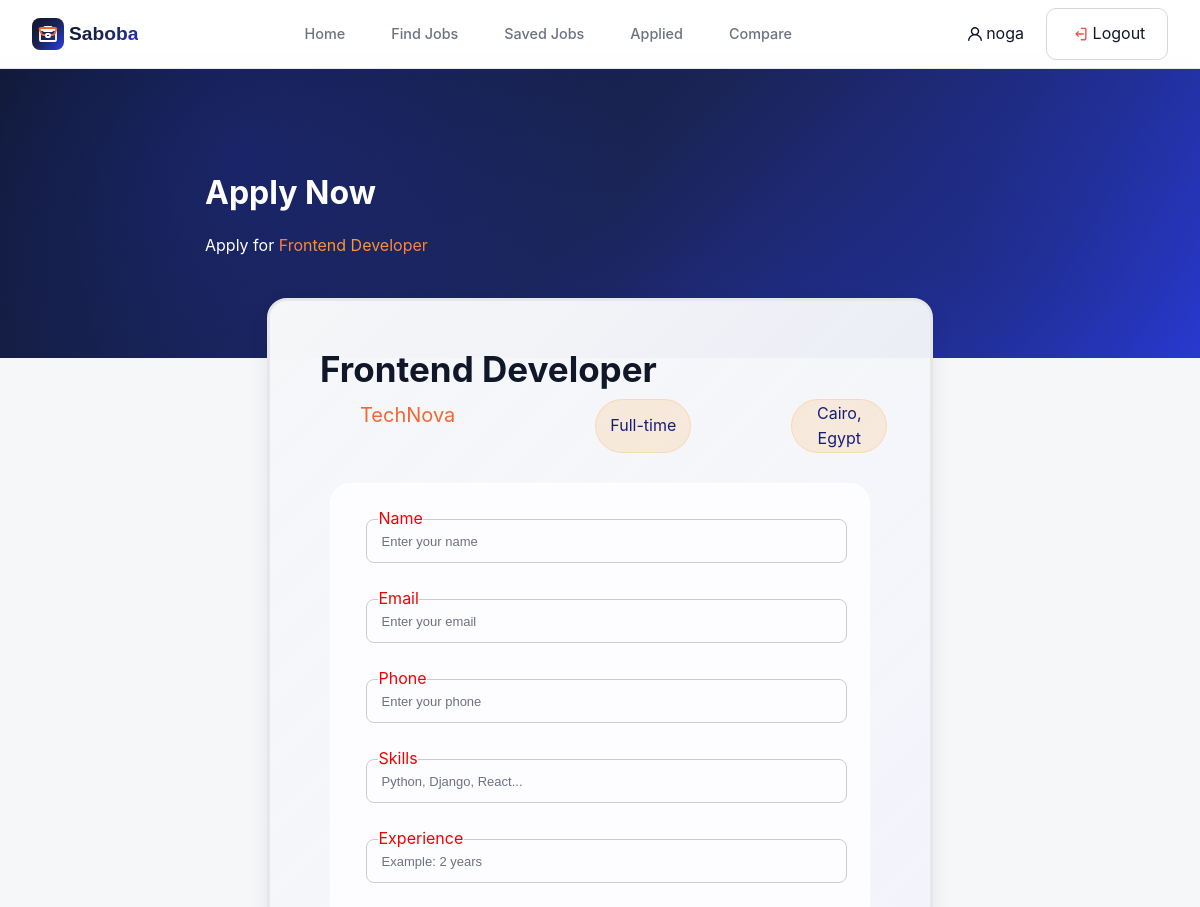
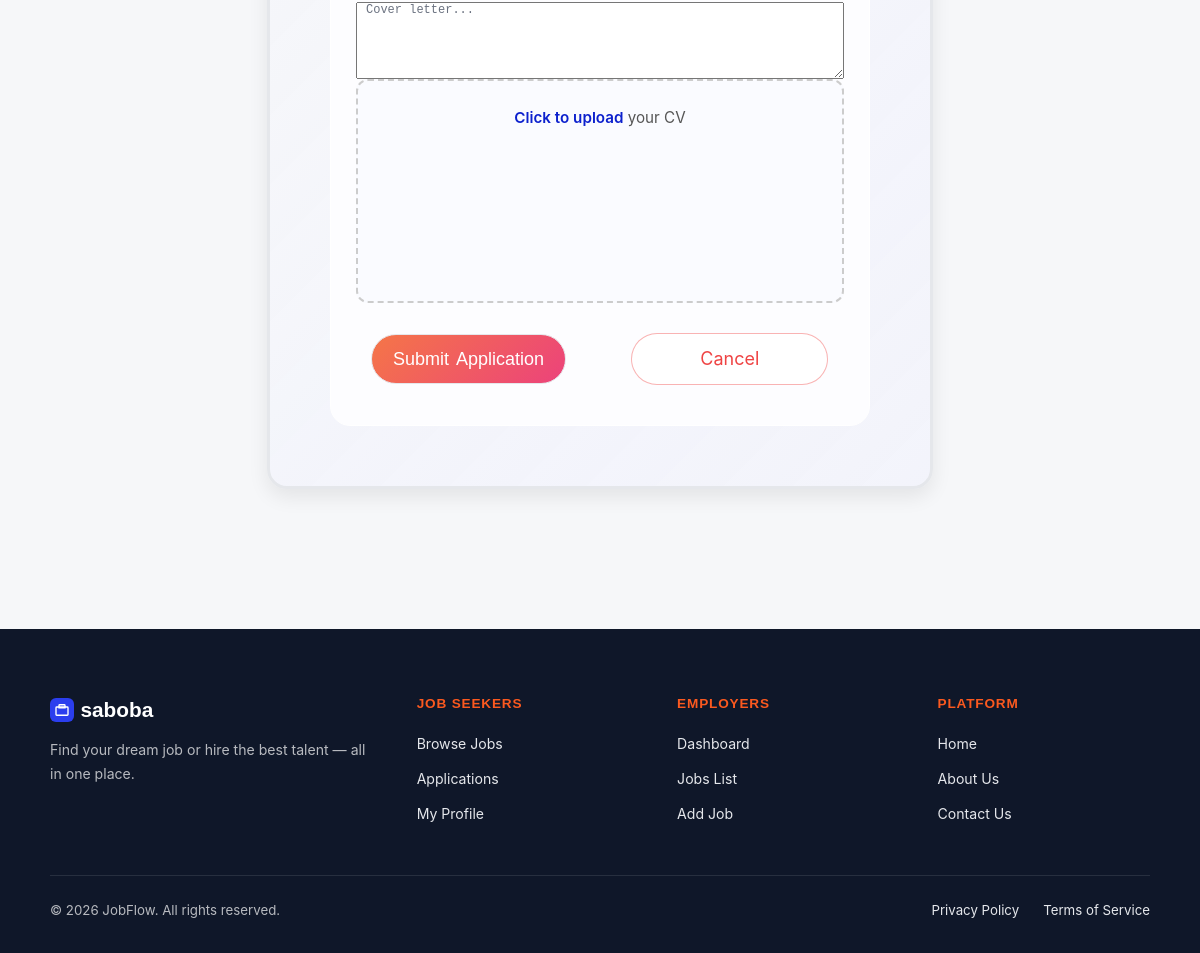
Page /applications/apply/1/ (signed in) on the committed database (2 pictures, top to bottom).
### accounts/models.py (models this page shows)
class User(AbstractUser):
    ROLE_CHOICES = [('user', 'User'), ('admin', 'Admin')]
    role     = models.CharField(max_length=10, choices=ROLE_CHOICES, default='user')
    age      = models.IntegerField(null=True, blank=True)
    gender   = models.CharField(max_length=10, blank=True)
    company  = models.CharField(max_length=200, blank=True)
    location = models.CharField(max_length=200, blank=True)

### jobs/models.py (models this page shows, shortened)
class Job(models.Model):
    cover = models.URLField()
    title = models.CharField(max_length=200)
    company = models.CharField(max_length=200)
    location = models.CharField(max_length=200)
    time = models.CharField(max_length=100)
    tags = models.JSONField()
    salary = models.CharField(max_length=100)
    type = models.CharField(max_length=100)
    exp = models.CharField(max_length=100)
    description = models.TextField()
    required = models.JSONField()
    benefit = models.JSONField()
    gallery = models.JSONField()
    companyLocation = models.CharField(max_length=200)
    employees = models.CharField(max_length=100)
    employer = models.ForeignKey(
    settings.AUTH_USER_MODEL,
    on_delete=models.CASCADE,
    null=True,
    blank=True
)

### applications/views.py (the view, shortened to what this page needs)
# urls.py: path('apply/<int:job_id>/', views.apply_job, name='apply_job'),
@login_required
def apply_job(request, job_id):
    job = get_object_or_404(Job, id=job_id)
    return render(request, 'applications/apply.html', {'job': job})

### templates/applications/apply.html (shortened to what this page needs)
{% extends "base.html" %}
{% load static %}
{% block styles %}
<link rel="stylesheet" href="{% static 'css/form.css' %}">
{% endblock %}
{% block content %}
<main>
  <div class="hero">
    <h1 class="tit">Apply Now</h1>
    <p>Apply for <span>{{ job.title }}</span></p>
  </div>
  <div class="card">
    <div class="job-details">
      <h3 class="Job-Title">{{ job.title }}</h3>
      <div class="data">
        <div class="Company">{{ job.company }}</div>
        <div class="type">{{ job.type }}</div>
        <div class="type">{{ job.location }}</div>
      </div>
    </div>
    <form method="POST" enctype="multipart/form-data">
      <div class="in">
        <input type="text" name="full_name" placeholder="Enter your name" required>
        <label>Name</label>
      </div>
      <div class="in">
        <input type="email" name="email" placeholder="Enter your email" required>
        <label>Email</label>
      </div>
      <div class="in">
        <input type="text" name="phone" placeholder="Enter your phone" required>
        <label>Phone</label>
      </div>
      <div class="in">
        <input type="text" name="skills" placeholder="Python, Django, React..." required>
        <label>Skills</label>
      </div>
      <div class="in">
        <input type="text" name="experience" placeholder="Example: 2 years" required>
        <label>Experience</label>
      </div>
      <textarea name="cover_letter" placeholder="Cover letter..." rows="5"></textarea>
      <label for="cv" class="cv-upload">
        <p><span>Click to upload</span> your CV</p>
      </label>
      <div class="btn">
        <button type="submit" class="submit">Submit Application</button>
        <a href="{% url 'jobDetails' job.id %}" class="ca">Cancel</a>
      </div>
    </form>
  </div>
</main>
{% endblock %}

### templates/navbar.html (shortened to what this page needs)
<header>
    <nav class="nav">
        <a href="/" class="logo">
            <p class="slog">Saboba</p>
        </a>
        <ul class="links">
            <li><a href="/">Home</a></li>
            <li><a href="/jobs/search/">Find Jobs</a></li>
            {% if user.is_authenticated %}
            {% if user.role == "admin" %}
            <li><a href="/jobs/dashboard/">Dashboard</a></li>
            <li><a href="/jobs/joblist/">Joblist</a></li>
            <li><a href="/jobs/add/">Add Job</a></li>
            <li><a href="{% url 'admin_applications' %}">Applications</a></li>
            {% else %}
            <li><a href="{% url 'saved_jobs' %}">Saved Jobs</a></li>
            <li><a href="{% url 'my_applications' %}">Applied</a></li>
            <li><a href="/jobs/compare/">Compare</a></li>
            {% endif %}
            {% endif %}
        </ul>
        <div class="right">
            <div class="logs">
                {% if user.is_authenticated %}
                <a href="/accounts/profile/" class="profile">
                    {{ user.username }}
                </a>
                <a href="/accounts/logout/" class="logout">Logout</a>
                {% else %}
                <a href="/accounts/login/" class="login">Log in</a>
                <a href="/accounts/signup/" class="signup">Sign up</a>
                {% endif %}
            </div>
        </div>
    </nav>
</header>

### static/css/navbar.css (style rules this page uses)
html { scroll-behavior: smooth; }
body { position: relative; font-family: 'Inter', sans-serif; background: #F6F7F9; color: #0F1729; line-height: 1.6; -webkit-font-smoothing: antialiased; }
:root { --background: #F6F7F9; --foreground: #0F1729; --card: #FFFFFF; --card-foreground: #0F1729; --popover: #FFFFFF; --border: #E5E7EB; --input: #E5E7EB; --primary: #2B3EEE; --primary-fg: #FFFFFF; --accent: #F46734; --accent-fg: #FFFFFF; --secondary: #F3F4F6; --secondary-fg: #0F1729; --ring: #2B3EEE; --muted: #F3F4F6; --muted-fg: #6B7280; --destructive: #EF4343; --emerald: #20AC6B; --amber: #F59F0A; --rose: #EA2E6D; --sky: #0DA2E7; --violet: #7847EB; --section-warm: #FEF4F0; --section-cool: #F3F4FC; --section-mint: #F1F9F5; --sidebar-background: #FFFFFF; --sidebar-foreground: #0F1729; --sidebar-primary: #2B3EEE; --sidebar-accent: #F3F4F6; --sidebar-border: #E5E7EB; --gradient-primary: linear-gradient(135deg, #2B3EEE, #7847EB); --gradient-accent: linear-gradient(135deg, #F46734, #EA2E6D); --gradient-hero: linear-gradient(135deg, #0F1729 0%, #1a2456 50%, #2B3EEE22 100%); --gradient-success: linear-gradient(135deg, #20AC6B, #0DA2E7); --gradient-card: linear-gradient(135deg, #FFFFFF, #F6F7F9); --radius: 0.75rem; --font-heading: 'Plus Jakarta Sans', sans-serif; --font-body: 'Inter', sans-serif; }
a { text-decoration: none; color: inherit; }
ul { list-style: none; }
header { position: relative; }
.nav { position: fixed; top: 0; left: 0; right: 0; z-index: 100; background: rgba(255, 255, 255, 0.92); backdrop-filter: blur(12px); border-bottom: 1px solid #E5E7EB; padding: 0 2rem; height: 68px; display: flex; align-items: center; justify-content: space-between; }
.nav .logo { display: flex; align-items: center; justify-self: start; text-decoration: none; font-family: 'Plus Jakarta Sans', sans-serif; font-weight: 800; font-size: 1.2rem; }
.slog { padding: 0px; margin-left: 5px; background: linear-gradient(135deg, #0F1729 0%, #1a2456 50%, #2334d0 100%); -webkit-background-clip: text; -webkit-text-fill-color: transparent; }
.logo svg { flex-shrink: 0; }
.links { display: flex; align-items: center; list-style: none; gap: 2rem; }
.links a { text-decoration: none; font-size: 0.9rem; font-weight: 500; color: #6B7280; transition: color 0.2s; padding: 7px; }
.logs { display: flex; align-items: center; gap: 0.75rem; width: fit-content; justify-self: end; }
.logs a { text-decoration: none; padding: 5px 10px; border-radius: 10px; }
.profile svg { margin-right: 4px; }
.logout { width: 100px; height: 40px; border: 1px solid #d5d7da; border-radius: 10px; display: flex; align-items: center; align-content: center; justify-content: center; }
.right { display: inline-flex; align-content: center; }
.profile { display: flex; justify-content: center; align-items: center; height: 40px; }

### rows in the picture
User: username "noga"
Job: title "Frontend Developer", company "TechNova", type "Full-time", location "Cairo, Egypt"
